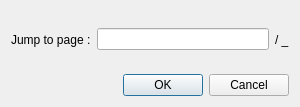
<?xml version="1.0" encoding="UTF-8"?>
<ui version="4.0">
 <class>DialogJumpToPostPage</class>
 <widget class="QDialog" name="DialogJumpToPostPage">
  <property name="geometry">
   <rect>
    <x>0</x>
    <y>0</y>
    <width>300</width>
    <height>107</height>
   </rect>
  </property>
  <property name="minimumSize">
   <size>
    <width>300</width>
    <height>107</height>
   </size>
  </property>
  <property name="maximumSize">
   <size>
    <width>300</width>
    <height>107</height>
   </size>
  </property>
  <property name="windowTitle">
   <string>Jump to page</string>
  </property>
  <layout class="QVBoxLayout" name="verticalLayout">
   <item>
    <layout class="QHBoxLayout" name="horizontalLayout">
     <item>
      <widget class="QLabel" name="labelJump">
       <property name="text">
        <string>Jump to page :</string>
       </property>
      </widget>
     </item>
     <item>
      <widget class="QLineEdit" name="lineEditJumpToPage"/>
     </item>
     <item>
      <widget class="QLabel" name="labelTotalPageCount">
       <property name="text">
        <string>/ _</string>
       </property>
      </widget>
     </item>
    </layout>
   </item>
   <item>
    <widget class="QDialogButtonBox" name="buttonBox">
     <property name="orientation">
      <enum>Qt::Horizontal</enum>
     </property>
     <property name="standardButtons">
      <set>QDialogButtonBox::Cancel|QDialogButtonBox::Ok</set>
     </property>
    </widget>
   </item>
  </layout>
 </widget>
 <resources/>
 <connections>
  <connection>
   <sender>buttonBox</sender>
   <signal>accepted()</signal>
   <receiver>DialogJumpToPostPage</receiver>
   <slot>accept()</slot>
   <hints>
    <hint type="sourcelabel">
     <x>248</x>
     <y>254</y>
    </hint>
    <hint type="destinationlabel">
     <x>157</x>
     <y>274</y>
    </hint>
   </hints>
  </connection>
  <connection>
   <sender>buttonBox</sender>
   <signal>rejected()</signal>
   <receiver>DialogJumpToPostPage</receiver>
   <slot>reject()</slot>
   <hints>
    <hint type="sourcelabel">
     <x>316</x>
     <y>260</y>
    </hint>
    <hint type="destinationlabel">
     <x>286</x>
     <y>274</y>
    </hint>
   </hints>
  </connection>
 </connections>
</ui>
